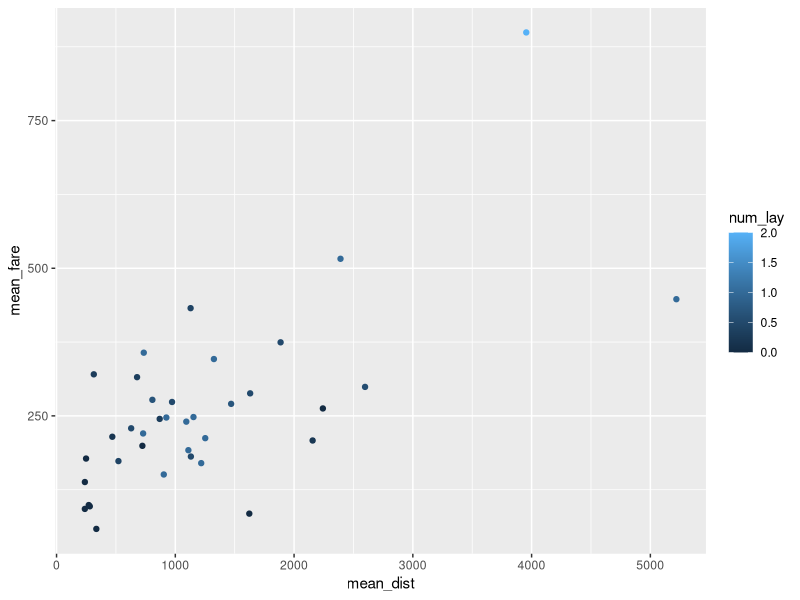
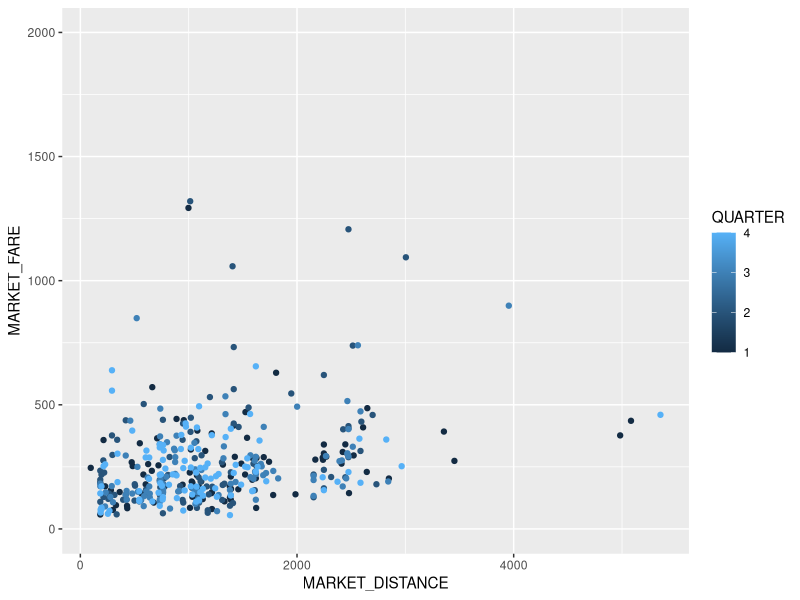
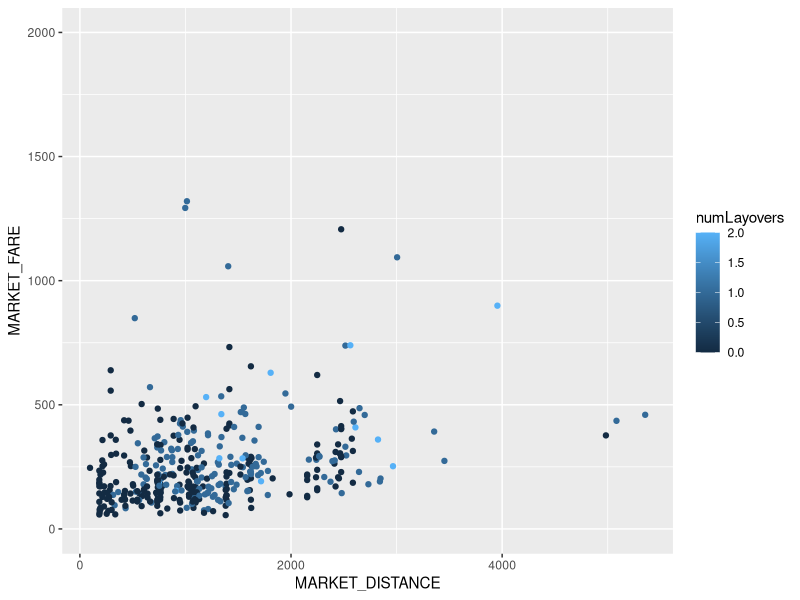
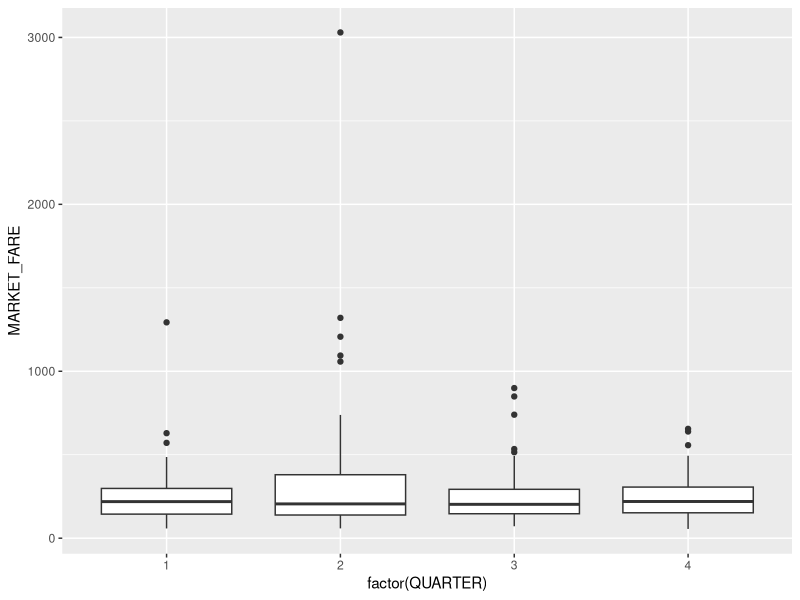

The R source for these figures, in order:
## ---- chunk 1
library(ggplot2)
library(dplyr)
raw_data<- read.csv('itineraries-2017.csv')

#Subsetting for flights that leave from NY state
ny_data<- raw_data%>%filter(ORIGIN_STATE_ABR=='NY')
#Linear model where the predictor is a categorical variable for the the airport from which the plane departs
ny_model<- lm(MARKET_FARE~factor(ORIGIN), data= ny_data)
summary(ny_model)

#creating a df which contains average fare and layovers for all flights leaving from NY, organized by state
mean_nyo_data<-raw_data%>%filter(ORIGIN_STATE_ABR=='NY')%>%group_by(DEST_STATE_ABR)%>%summarise(mean_fare= mean(MARKET_FARE), mean_dist = mean(MARKET_DISTANCE), num_lay= mean(numLayovers))

#creating a df which contains average fare and layovers for all flights arriving at NY, organized by state
mean_nyi_data<- raw_data%>%filter(DEST_STATE_ABR=='NY')%>%group_by(ORIGIN_STATE_ABR)%>%summarise(mean_fare= mean(MARKET_FARE), mean_dist = mean(MARKET_DISTANCE), num_lay= mean(numLayovers))


model1<-lm(mean_fare~ mean_dist+num_lay+num_lay*mean_dist, data= mean_nyo_data)
model2<-lm(mean_fare~ mean_dist+num_lay, data= mean_nyo_data)
summary(model1)
summary(model2)
ft1<-anova(model1,model2)

model3<-lm(mean_fare~ mean_dist+num_lay+num_lay*mean_dist, data= mean_nyi_data)
model4<-lm(mean_fare~ mean_dist+num_lay, data= mean_nyi_data)
summary(model3)
summary(model4)

ft2<-anova(model3,model4)



ggplot()+geom_point(aes(x=mean_dist, y=mean_fare, col=num_lay), data=mean_nyo_data)



## ---- chunk 2
confint(model3, 'mean_dist:num_lay' ,level=0.95)

model3<- lm(MARKET_FARE~MARKET_DISTANCE+numLayovers+QUARTER+numLayovers*MARKET_DISTANCE,data=raw_data)
summary(model3)

for(i in 1:nrow(raw_data)){
    if(as.character(raw_data$ORIGIN_STATE_ABR[i])==as.character(raw_data$DEST_STATE_ABR[i])){
      print(i)
    }

}


ggplot() + geom_point(aes(x=MARKET_DISTANCE,y=MARKET_FARE, col=QUARTER),data=raw_data)+ylim(0,2000)
ggplot() + geom_point(aes(x=MARKET_DISTANCE,y=MARKET_FARE, col=numLayovers),data=raw_data)+ylim(0,2000)
ggplot() + geom_boxplot(aes(x=factor(QUARTER), y = MARKET_FARE),data=raw_data)
